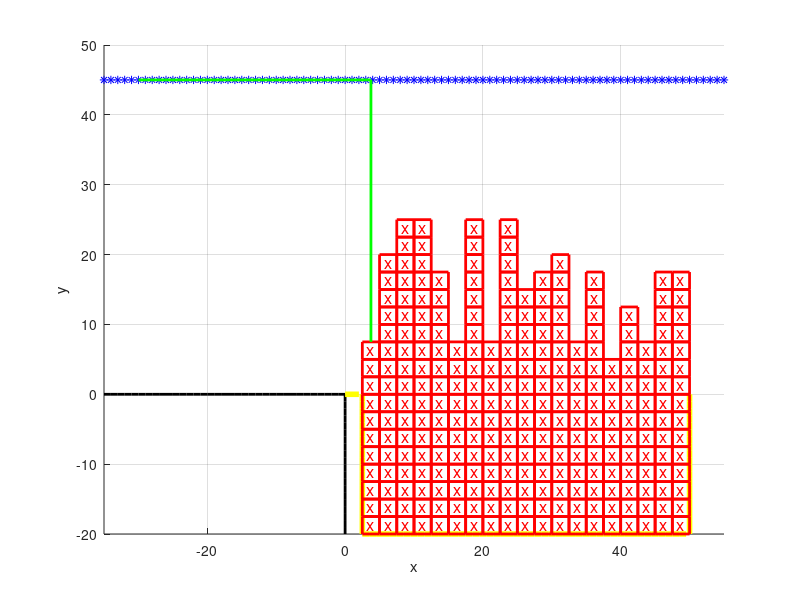

This figure's MATLAB source: (Note: this script raises an error after producing the figure.)
% Inicializar la figura
figure;
hold on;
xlabel('x');
ylabel('y');
grid on;
axis([-35, 55, -20, 50]);

% Izaje
hc_izaje = 2.5;
x_izaje = -35:55;
yt0 = ones(size(x_izaje)) * 45;
plot(x_izaje, yt0, '*b');

% Muelle
% Línea horizontal
x_muelle_h = -35:0;
y_muelle_h = zeros(size(x_muelle_h));
plot(x_muelle_h, y_muelle_h, 'k', 'LineWidth', 2);

% Línea vertical
y_muelle_v = -20:0;
x_muelle_v = zeros(size(y_muelle_v));
plot(x_muelle_v, y_muelle_v, 'k', 'LineWidth', 2);

% Barco
% Horizontal abajo
x_barco_h_a = 2.5:50;
y_barco_h_a = ones(size(x_barco_h_a)) * -20;
plot(x_barco_h_a, y_barco_h_a, 'y', 'LineWidth', 4);

% Horizontal izquierda
x_barco_h_i = 0:2.5;
y_barco_h_i = zeros(size(x_barco_h_i));
plot(x_barco_h_i, y_barco_h_i, 'y', 'LineWidth', 4);

% Vertical izquierda
y_barco_v = -20:0;
x_barco_v_i = ones(size(y_muelle_v)) * 2.5;
plot(x_barco_v_i, y_barco_v, 'y', 'LineWidth', 4);

% Vertical derecha
x_barco_v_d = ones(size(y_muelle_v)) * 50;
plot(x_barco_v_d, y_barco_v, 'y', 'LineWidth', 4);

% Contenedores dentro del barco
num_filas = 19;
num_contenedores_min = 10;
num_contenedores_max = 18;

% Dibujo de todos los contenedores y perfil de seguridad
for fila = 1:num_filas
    % Dibujo de todos los contenedores en la fila actual
    num_contenedores_fila = randi([num_contenedores_min, num_contenedores_max]);
    posiciones_fila = zeros(num_contenedores_fila, 2);
    
    for i = 1:num_contenedores_fila
        pos_x = 2.5 + (fila - 1) * 2.5;
        pos_y = -20 + (i - 1) * 2.5;
        
        % Dibuja el contenedor
        rectangle('Position', [pos_x, pos_y, 2.5, 2.5], 'EdgeColor', 'r', 'LineWidth', 2);
        
        % Almacena la posición del contenedor
        posiciones_fila(i, :) = [pos_x, pos_y];
        
        % Etiqueta 'x' en el centro del contenedor
        x_center = pos_x + 1.25;
        y_center = pos_y + 1.25;
        text(x_center, y_center, 'x', 'Color', 'r', 'FontSize', 12, 'HorizontalAlignment', 'center', 'VerticalAlignment', 'middle');
    end
    
    % Almacena las posiciones de la fila
    contenedor_posiciones{fila} = posiciones_fila;
end

% Pausa para visualizar antes de empezar a desaparecer
pause(2);

% Bucle para desaparecer los contenedores de arriba hacia abajo
for fila = 1:num_filas
    num_contenedores_fila = size(contenedor_posiciones{fila}, 1);
    
    % Punto de inicio
    start_point = [-30, 45];

    % Trayectoria hacia el contenedor superior de la fila actual
    first_container_top_center = contenedor_posiciones{fila}(end, :) + [1.25, 2.5];
    trayectoria_x = [start_point(1), first_container_top_center(1), first_container_top_center(1)];
    trayectoria_y = [start_point(2), 45, first_container_top_center(2)];

    % Dibujar la trayectoria hacia el contenedor superior
    plot(trayectoria_x, trayectoria_y, 'g', 'LineWidth', 2);

    % Pausa para visualizar antes de empezar a desaparecer
    pause(1);

    % Bucle para desaparecer los contenedores de arriba hacia abajo
    for i = num_contenedores_fila:-1:1
        % Trayectoria de bajada
        contenedor_actual = contenedor_posiciones{fila}(i, :);
        trayectoria_bajada_x = [first_container_top_center(1), contenedor_actual(1) + 1.25];
        trayectoria_bajada_y = [first_container_top_center(2), contenedor_actual(2) + 2.5];

        % Dibujar la trayectoria de bajada
        plot(trayectoria_bajada_x, trayectoria_bajada_y, 'g', 'LineWidth', 2);
        drawnow;
        
        % Trayectoria de vuelta
        trayectoria_vuelta_x = [contenedor_actual(1) + 1.25, contenedor_actual(1)+ 1.25, return_destination(1), return_destination(1)];
        trayectoria_vuelta_y = [contenedor_actual(2) + 2.5, 45, 45, return_destination(2)];

        % Dibujar la trayectoria de vuelta al muelle
        plot(trayectoria_vuelta_x, trayectoria_vuelta_y, '--m', 'LineWidth', 2);

        % Pausa para visualizar antes de eliminar el contenedor
        pause(1);

        % Eliminar gráficamente el contenedor que se llevó
        rectangle('Position', [contenedor_actual(1), contenedor_actual(2), 2.5, 2.5], 'EdgeColor', 'w', 'LineWidth', 2);

        % Actualizar la figura
        drawnow;

        % Pausa para visualizar antes de pasar al siguiente contenedor
        pause(1)
    end
    
    % Pausa para visualizar antes de pasar a la siguiente fila
    pause(1);
end